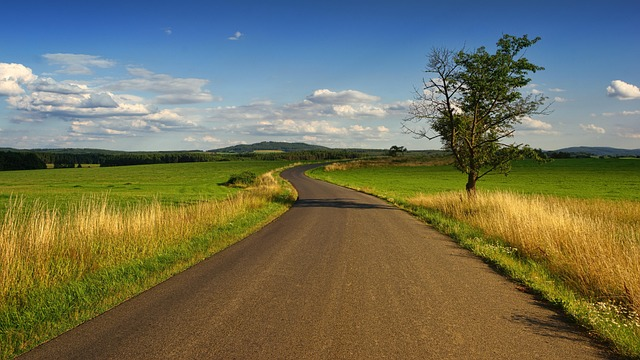
#> input picture Imagenes lab/1.jpg, 640 x 360 px
$ jupyter execute binarizacion.ipynb
#> lines starting #> are read from the running program, lines starting #| are printed output that depends on the picture; after the words box and inside, x2 and y2 are one past the last pixel; in counts of white or black regions, pixels touching at a corner belong together
# Laboratorio 2
## Problema 1 - Binarización de una imagen

### Objetivo

Implementar una función que permita convertir una imagen a formato binario utilizando un umbral fijo. Para ello se convierte la imagen a escala de grises y posteriormente se aplica una operación de umbralización.

## Fundamento teórico

Una imagen digital está formada por una matriz de píxeles. En una imagen a color, cada píxel contiene tres componentes (Rojo, Verde y Azul). Para realizar una binarización normalmente primero se convierte la imagen a escala de grises, donde cada píxel posee únicamente un nivel de intensidad entre 0 y 255.

Posteriormente se aplica un umbral (Threshold) que permite clasificar cada píxel en uno de dos grupos:

- Intensidad mayor al umbral → Blanco (255)
- Intensidad menor o igual al umbral → Negro (0)

La binarización constituye una de las etapas fundamentales en tareas de segmentación, reconocimiento de objetos y visión por computadora.

[cell 1]
import cv2
import numpy as np
import matplotlib.pyplot as plt

# Configuración para visualizar imágenes
plt.rcParams["figure.figsize"] = (8,6)

## Carga de la imagen

En esta sección se carga una imagen desde el directorio del proyecto utilizando OpenCV. Debido a que OpenCV almacena las imágenes en formato BGR, se realiza una conversión al espacio RGB para que los colores sean mostrados correctamente con Matplotlib.

[cell 2]
ruta = "../Imagenes lab/1.jpg"

imagen = cv2.imread(ruta)
#> imagen is the input picture: shape (360, 640, 3); mean B, G, R 88.9, 113.5, 113

if imagen is None:
    raise Exception("No fue posible cargar la imagen.")

imagen_rgb = cv2.cvtColor(imagen, cv2.COLOR_BGR2RGB)

plt.imshow(imagen_rgb)
plt.title("Imagen Original")
plt.axis("off")
plt.show()

## Implementación de la función de binarización

Se implementa una función reutilizable que recibe una imagen y un valor de umbral. La función convierte la imagen a escala de grises y posteriormente aplica una binarización utilizando `cv2.threshold()`.

[cell 3]
def binarizar_umbral(imagen, umbral=127):

#> called with umbral = 127
    gris = cv2.cvtColor(imagen, cv2.COLOR_BGR2GRAY)
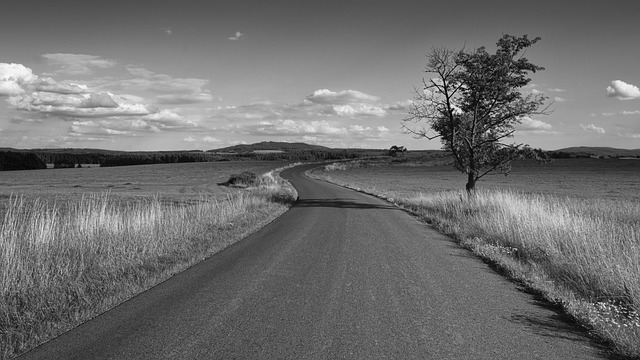
#> gris: shape (360, 640); min 0, max 253, mean 110.5

    _, binaria = cv2.threshold(
        gris,
        umbral,
        255,
        cv2.THRESH_BINARY
    )
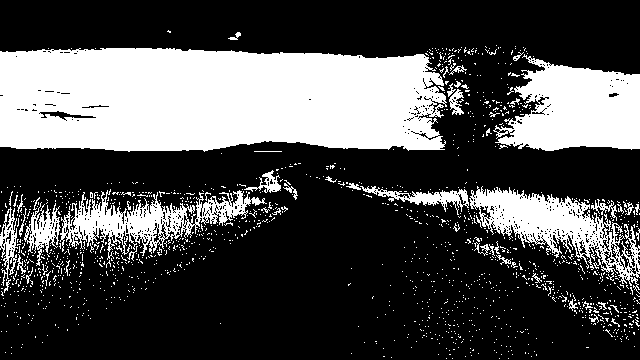
#> binaria: shape (360, 640); 30.3% white; 1415 white regions (1362 under 20 px), largest, box (x1, y1, x2, y2) and area: (0, 48, 447, 152) 41488, (493, 54, 640, 151) 9483, (469, 186, 640, 294) 6206

    return gris, binaria

## Aplicación del método de umbral fijo

Se aplica la función implementada anteriormente utilizando un umbral de 127, valor comúnmente utilizado cuando la iluminación de la imagen es relativamente uniforme.

[cell 4]
gris, binaria = binarizar_umbral(imagen,127)

fig, ax = plt.subplots(1,3, figsize=(18,6))

ax[0].imshow(imagen_rgb)
ax[0].set_title("Original")
ax[0].axis("off")

ax[1].imshow(gris,cmap="gray")
ax[1].set_title("Escala de grises")
ax[1].axis("off")

ax[2].imshow(binaria,cmap="gray")
ax[2].set_title("Umbral fijo")
ax[2].axis("off")

plt.show()
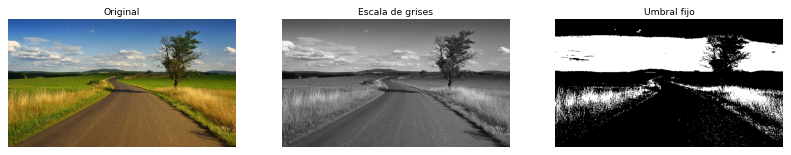
#> figure drawn by matplotlib, 3 panels

## Binarización automática mediante el método de Otsu

A diferencia del umbral fijo, el método de Otsu calcula automáticamente el valor de umbral que mejor separa los objetos del fondo. Este método resulta especialmente útil cuando no se conoce previamente cuál debería ser el umbral adecuado.

[cell 5]
_, otsu = cv2.threshold(
    gris,
    0,
    255,
    cv2.THRESH_BINARY + cv2.THRESH_OTSU
)
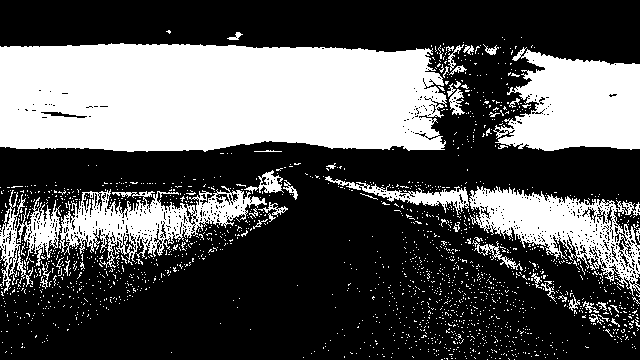
#> otsu: shape (360, 640); 34.1% white; 1826 white regions (1779 under 20 px), largest, box (x1, y1, x2, y2) and area: (0, 43, 447, 152) 44017, (493, 47, 640, 151) 10636, (469, 186, 640, 296) 7573

plt.figure(figsize=(7,6))
plt.imshow(otsu, cmap="gray")
plt.title("Binarización utilizando Otsu")
plt.axis("off")
plt.show()

## Comparación entre ambos métodos

En la siguiente figura se compara el resultado obtenido mediante un umbral fijo y mediante el algoritmo de Otsu.

[cell 6]
fig, ax = plt.subplots(1,2, figsize=(14,6))

ax[0].imshow(binaria,cmap="gray")
ax[0].set_title("Umbral fijo")

ax[1].imshow(otsu,cmap="gray")
ax[1].set_title("Método de Otsu")

for a in ax:
    a.axis("off")

plt.show()

$ run again, with Imagenes lab/2.jpg copied over Imagenes lab/1.jpg
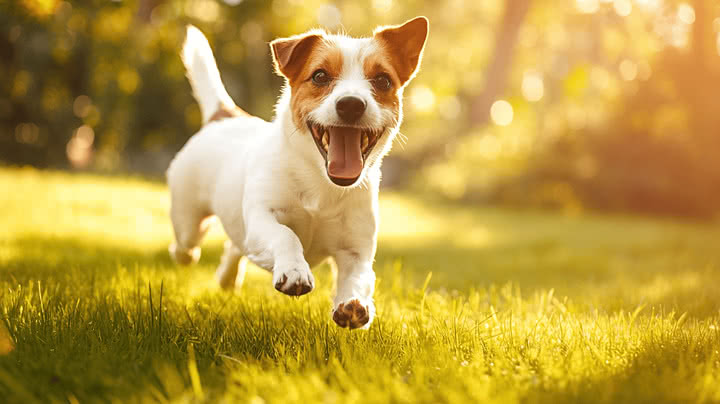
#> input picture Imagenes lab/2.jpg, 720 x 404 px
#> imagen is the input picture: shape (404, 720, 3); mean B, G, R 67.3, 155.8, 187.4
#> in binarizar_umbral, `_, binaria = cv2.threshold( gris, umbral, 255, cv2.THRESH_BINARY )`:
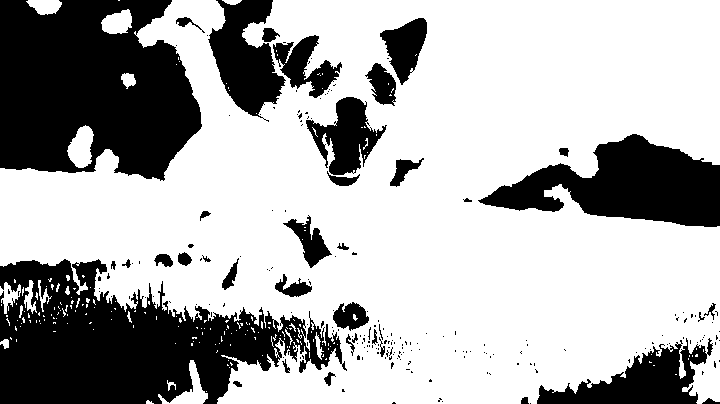
#> binaria: shape (404, 720); 68.5% white; 217 black regions (180 under 20 px), largest, box (x1, y1, x2, y2) and area: (0, 0, 202, 181) 28398, (0, 259, 347, 404) 28284, (478, 134, 720, 227) 12325
#> `_, otsu = cv2.threshold( gris, 0, 255, cv2.THRESH_BINARY + cv2.THRESH_..`:
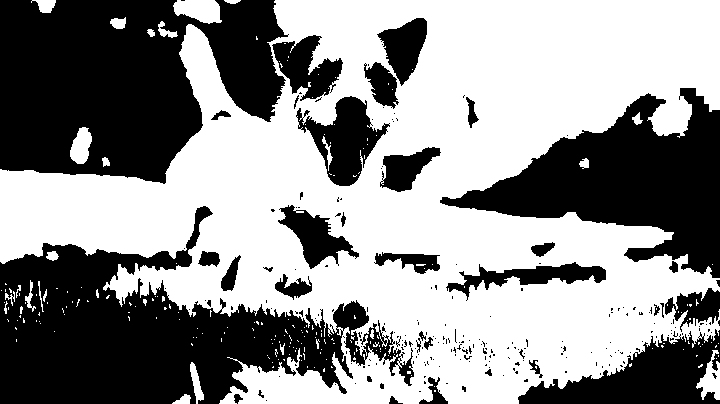
#> otsu: shape (404, 720); 56.4% white; 236 black regions (198 under 20 px), largest, box (x1, y1, x2, y2) and area: (0, 0, 289, 184) 38115, (0, 206, 414, 404) 37787, (440, 88, 720, 278) 23356

$ run again, with Imagenes lab/3.jpg copied over Imagenes lab/1.jpg
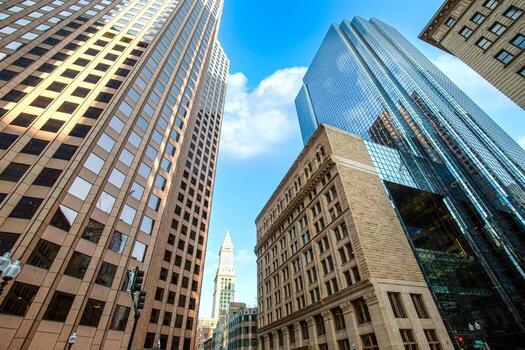
#> input picture Imagenes lab/3.jpg, 525 x 350 px
#> imagen is the input picture: shape (350, 525, 3); mean B, G, R 128.2, 127.8, 115.8
#> in binarizar_umbral, `_, binaria = cv2.threshold( gris, umbral, 255, cv2.THRESH_BINARY )`:
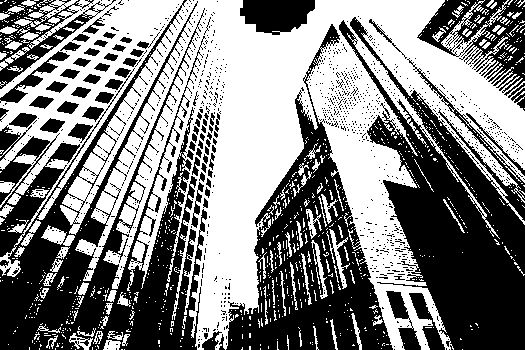
#> binaria: shape (350, 525); 51.5% white; 1129 black regions (1051 under 20 px), largest, box (x1, y1, x2, y2) and area: (0, 0, 207, 350) 27774, (339, 17, 525, 350) 23838, (226, 24, 393, 350) 18174
#> `_, otsu = cv2.threshold( gris, 0, 255, cv2.THRESH_BINARY + cv2.THRESH_..`:
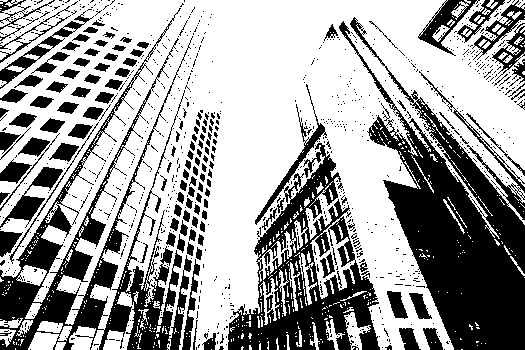
#> otsu: shape (350, 525); 63.3% white; 1012 black regions (874 under 20 px), largest, box (x1, y1, x2, y2) and area: (339, 17, 525, 350) 21909, (0, 8, 193, 350) 13668, (228, 143, 380, 350) 11910

$ run again, with Imagenes lab/4.jpg copied over Imagenes lab/1.jpg
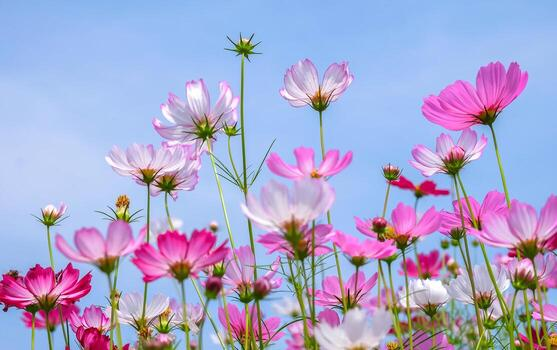
#> input picture Imagenes lab/4.jpg, 557 x 350 px
#> imagen is the input picture: shape (350, 557, 3); mean B, G, R 206.2, 166.7, 169.2
#> in binarizar_umbral, `_, binaria = cv2.threshold( gris, umbral, 255, cv2.THRESH_BINARY )`:
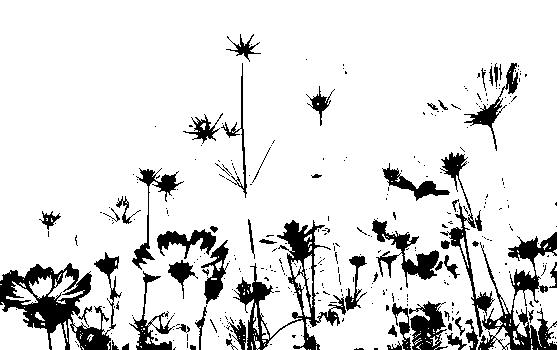
#> binaria: shape (350, 557); 87.3% white; 333 black regions (275 under 20 px), largest, box (x1, y1, x2, y2) and area: (0, 252, 122, 350) 4350, (233, 220, 346, 350) 3259, (478, 232, 557, 350) 2902
#> `_, otsu = cv2.threshold( gris, 0, 255, cv2.THRESH_BINARY + cv2.THRESH_..`:
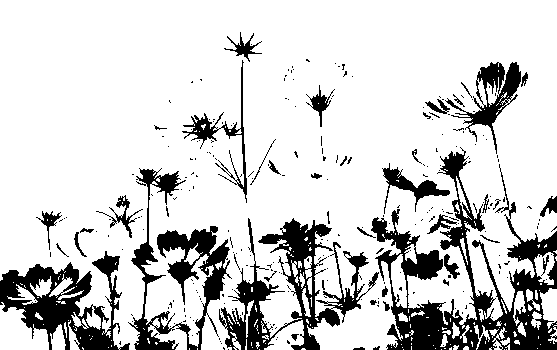
#> otsu: shape (350, 557); 82.1% white; 269 black regions (227 under 20 px), largest, box (x1, y1, x2, y2) and area: (371, 147, 557, 350) 11063, (219, 218, 379, 350) 6186, (0, 251, 130, 350) 5357
